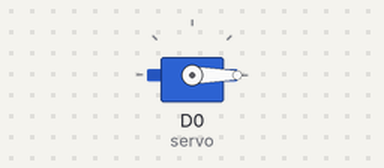
Recording of a sketch running on a simulated ESP8266 (NodeMCU). Shown: servo.

Above: at 0.05 s.
At 13.0 s:
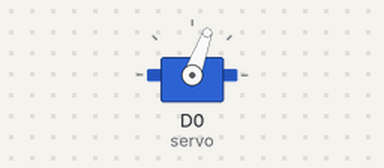
Timing chart, 0 to 16.9 s (numbered marks = the images above):
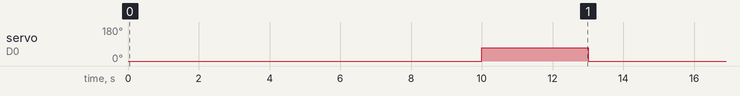

Measured:
- by itself, servo on D0 (servo): alternates 70° for 3.0 s and 0° for 10.0 s

The sketch:

Prueba_Servo.ino
```cpp
#include <Servo.h> //Libreria de servo

Servo servo; //nombre del servo, con minuscula para qu elo permita
//Naranja señal, rojo positivo, cafe negativo

void setup() {
  servo.attach(D0); //el pin en el que se encuentra
}

void loop() {
 //Aqui sera la posicion inicial
 servo.write(0);
 delay(10000);
 //Aqui sera la segunda posicion

 servo.write(70);
 delay(3000);

}
```
